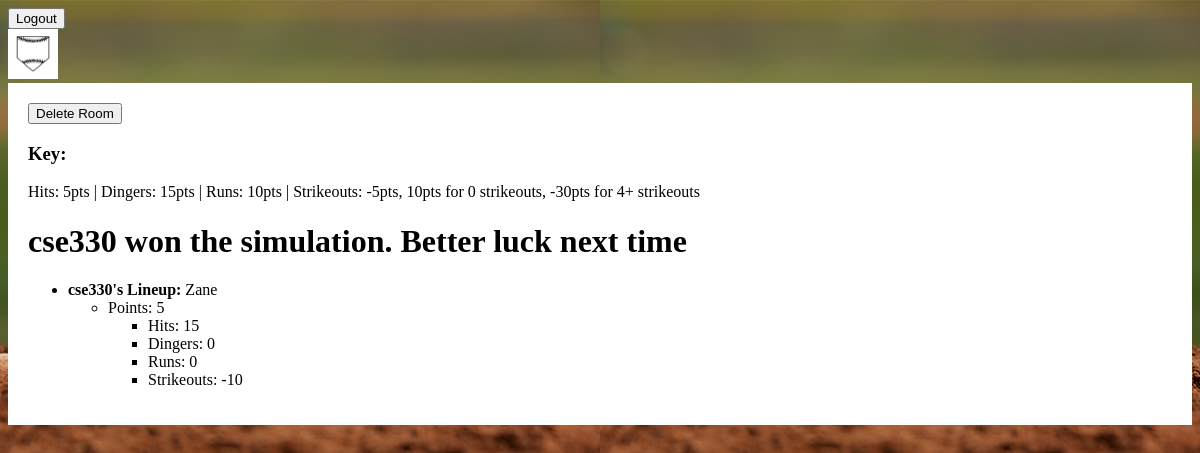
The page /urmom/ (signed in) on the database its author committed.
### creative_project/models.py (models this page shows, shortened)
class Lineup(models.Model):
    name = models.CharField(max_length = 50)
    room = models.ForeignKey(Room, default=None, on_delete=models.CASCADE)
    creator = models.ForeignKey(User, default=None, on_delete=models.CASCADE)
    player1 = models.CharField(max_length= 100)
    player2 = models.CharField(max_length= 100)
    player3 = models.CharField(max_length= 100)
    logo = models.ImageField(default = 'default.png', blank = True)
    points = models.IntegerField(default=0)
    hits = models.IntegerField(default=0)
    dingers = models.IntegerField(default=0)
    strikeouts = models.IntegerField(default = 0)
    runs = models.IntegerField(default=0)
    cost = models.IntegerField(default=0)

### creative_project/views.py (the view, shortened to what this page needs)
# urls.py: re_path(r'^(?P<slug>[\w-]+)/$', views.room_view, name= "gameroom"),
@login_required(login_url="/login")
def room_view(request, slug):
  simulated = False
  lineups = Lineup.objects.filter(room__slug=slug).order_by('-points')
  if len(lineups) ==0:
    rooms = Room.objects.all()
    message = "There are no lineups in this room yet!"
    return redirect('home')
  numPlayers = len(lineups)
  winner = lineups[0]
  if lineups[0].points >0:
    simulated = True
  if simulated:
    if lineups[0].creator == request.user:
      user = lineups[0].creator
      extendedusers = ExtendedUser.objects.filter(user=user)
      extendeduser = extendedusers[0]
      extendeduser.winstreak += 1
      extendeduser.totalWins += 1
      bonus = numPlayers * 50
      extendeduser.coins += bonus
      if request.method == 'POST':
        extendeduser.save()
      bonus = str(bonus)
      message = "Congratulations, you won! You have recieved " + bonus + " coins."
    else:
      extendedusers = ExtendedUser.objects.filter(user = request.user)
      extendeduser = extendedusers[0]
      extendeduser.winstreak = 0
      if request.method == 'POST':
        extendeduser.save()
      message = str(winner.creator) + " won the simulation. Better luck next time"
  else:
    message = ""
  return render(request, 'gameroom.html', {'lineups':lineups, 'slug':slug, 'message':message, 'simulated':simulated})

### templates/gameroom.html (shortened to what this page needs)
{% extends 'base_layout.html' %}
{% block content %}
<form id = "deleteroom_form" action = "{% url 'deleteroom' %}" method = "post">
    <input type = "submit" value = "Delete Room">
</form>
<h3>
    Key:
</h3>
<p>
    Hits: 5pts | Dingers: 15pts | Runs: 10pts | Strikeouts: -5pts, 10pts for 0 strikeouts, -30pts for 4+ strikeouts
</p>
<h1 id = "message-box">{{message}}</h1>
<ul>
{% for lineup in lineups %}
<li><strong>{{lineup.creator}}'s Lineup: </strong>{{lineup.name}}</li>
<ul>
    {% if simulated %}
    <li>
        Points: {{lineup.points}}
        <ul>
            <li>Hits: {{lineup.hits}}</li>
            <li>Dingers: {{lineup.dingers}}</li>
            <li>Runs: {{lineup.runs}}</li>
            <li>Strikeouts: {{lineup.strikeouts}}</li>
         </ul>
    </li>
    {% endif %}
</ul>
{% endfor %}
</ul>
{% endblock %}

### creative_project/static/styles.css (style rules this page uses)
body { background-image: url(background.jpg); background-color: #cccccc; }

### rows shown on the page
Lineup: creator "cse330", name "Zane", points "5", hits "15", dingers "0", runs "0", strikeouts "-10"

### other values the page prints
{{ message }} "cse330 won the simulation. Better luck next time"
